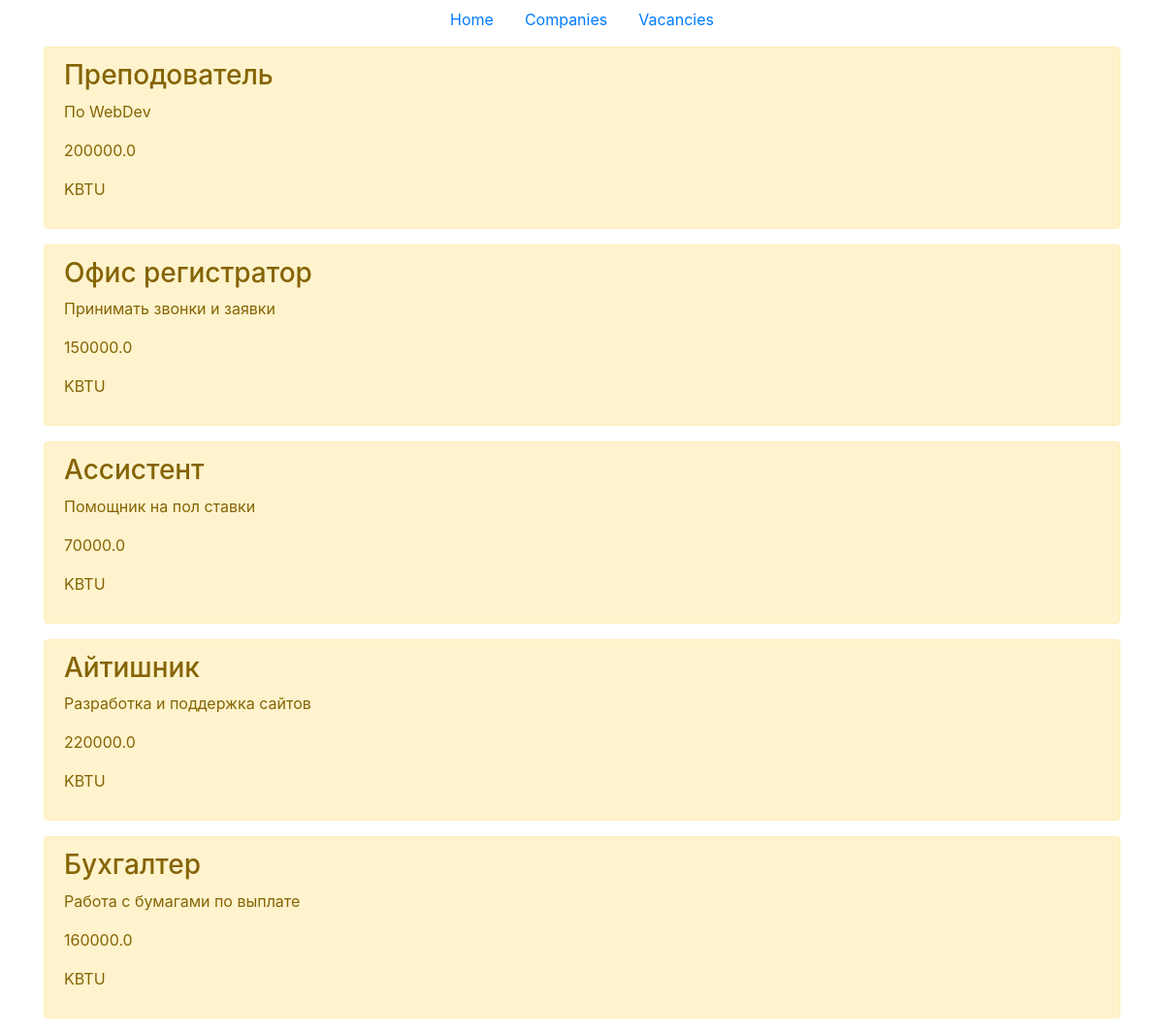
The page /companies/1/vacancies on the database its author committed.
### api/models.py (models this page shows, shortened)
class vacancy(models.Model):
	name = models.CharField('Имя', max_length=50)
	description = models.TextField('Описание')
	salary = models.FloatField('Зарплата')
	company = models.ForeignKey(company, on_delete=models.CASCADE)
	class Meta:
		verbose_name = 'Вакансия'
		verbose_name_plural = 'Вакансии'

class company(models.Model):
	name = models.CharField('Имя', max_length=50)
	description = models.TextField('Описание')
	city = models.CharField('Город', max_length=50)
	address = models.TextField('Адрес')
	def __str__(self):
		return self.name
	class Meta:
		verbose_name = 'Компания'
		verbose_name_plural = 'Компании'

### api/views.py (the view)
# urls.py: path('companies/<int:id>/vacancies', views.listvacancies, name='onecompanies'),
def listvacancies(request, id):
    vacancies = vacancy.objects.filter(company=id)
    return render(request, 'api/vacancies.html', {'vacancies': vacancies})

### api/templates/api/vacancies.html (shortened to what this page needs)
{% extends 'api/base.html' %}
{% block content %}
	{% for el in vacancies %}
		<div class="alert alert-warning mt-2">
			<h3>{{ el.name }}</h3>
			<p>{{ el.description }}</p>
			<p>{{ el.salary }}</p>
			<p>{{ el.company }}</p>
		</div>
	{% endfor %}
{% endblock %}

### rows shown on the page
vacancy: name "Преподователь", description "По WebDev", salary "200000.0", company "KBTU"
vacancy: name "Офис регистратор", description "Принимать звонки и заявки", salary "150000.0", company "KBTU"
vacancy: name "Ассистент", description "Помощник на пол ставки", salary "70000.0", company "KBTU"
vacancy: name "Айтишник", description "Разработка и поддержка сайтов", salary "220000.0", company "KBTU"
vacancy: name "Бухгалтер", description "Работа с бумагами по выплате", salary "160000.0", company "KBTU"
